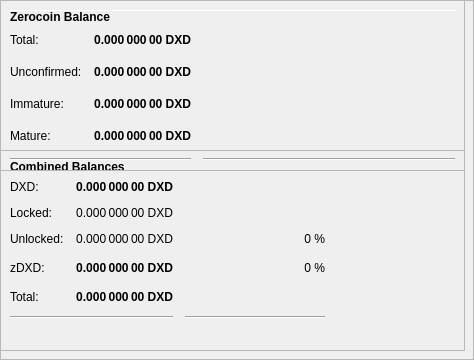
        <widget class="QFrame" name="frameObfuscation">
         <property name="minimumSize">
          <size>
           <width>0</width>
           <height>350</height>
          </size>
         </property>
         <property name="layoutDirection">
          <enum>Qt::LeftToRight</enum>
         </property>
         <property name="frameShape">
          <enum>QFrame::StyledPanel</enum>
         </property>
         <property name="frameShadow">
          <enum>QFrame::Raised</enum>
         </property>
         <widget class="QPushButton" name="runAutoDenom">
          <property name="geometry">
           <rect>
            <x>251</x>
            <y>17</y>
            <width>1</width>
            <height>1</height>
           </rect>
          </property>
          <property name="palette">
           <palette>
            <active>
             <colorrole role="WindowText">
              <brush brushstyle="SolidPattern">
               <color alpha="255">
                <red>0</red>
                <green>0</green>
                <blue>0</blue>
               </color>
              </brush>
             </colorrole>
             <colorrole role="Button">
              <brush brushstyle="SolidPattern">
               <color alpha="255">
                <red>239</red>
                <green>238</green>
                <blue>238</blue>
               </color>
              </brush>
             </colorrole>
             <colorrole role="Light">
              <brush brushstyle="SolidPattern">
               <color alpha="255">
                <red>255</red>
                <green>255</green>
                <blue>255</blue>
               </color>
              </brush>
             </colorrole>
             <colorrole role="Midlight">
              <brush brushstyle="SolidPattern">
               <color alpha="255">
                <red>247</red>
                <green>246</green>
                <blue>246</blue>
               </color>
              </brush>
             </colorrole>
             <colorrole role="Dark">
              <brush brushstyle="SolidPattern">
               <color alpha="255">
                <red>119</red>
                <green>119</green>
                <blue>119</blue>
               </color>
              </brush>
             </colorrole>
             <colorrole role="Mid">
              <brush brushstyle="SolidPattern">
               <color alpha="255">
                <red>159</red>
                <green>159</green>
                <blue>159</blue>
               </color>
              </brush>
             </colorrole>
             <colorrole role="Text">
              <brush brushstyle="SolidPattern">
               <color alpha="255">
                <red>0</red>
                <green>0</green>
                <blue>0</blue>
               </color>
              </brush>
             </colorrole>
             <colorrole role="BrightText">
              <brush brushstyle="SolidPattern">
               <color alpha="255">
                <red>255</red>
                <green>255</green>
                <blue>255</blue>
               </color>
              </brush>
             </colorrole>
             <colorrole role="ButtonText">
              <brush brushstyle="SolidPattern">
               <color alpha="255">
                <red>0</red>
                <green>0</green>
                <blue>0</blue>
               </color>
              </brush>
             </colorrole>
             <colorrole role="Base">
              <brush brushstyle="SolidPattern">
               <color alpha="255">
                <red>255</red>
                <green>255</green>
                <blue>255</blue>
               </color>
              </brush>
             </colorrole>
             <colorrole role="Window">
              <brush brushstyle="SolidPattern">
               <color alpha="255">
                <red>239</red>
                <green>238</green>
                <blue>238</blue>
               </color>
              </brush>
             </colorrole>
             <colorrole role="Shadow">
              <brush brushstyle="SolidPattern">
               <color alpha="255">
                <red>0</red>
                <green>0</green>
                <blue>0</blue>
               </color>
              </brush>
             </colorrole>
             <colorrole role="AlternateBase">
              <brush brushstyle="SolidPattern">
               <color alpha="255">
                <red>247</red>
                <green>246</green>
                <blue>246</blue>
               </color>
              </brush>
             </colorrole>
             <colorrole role="ToolTipBase">
              <brush brushstyle="SolidPattern">
               <color alpha="255">
                <red>255</red>
                <green>255</green>
                <blue>220</blue>
               </color>
              </brush>
             </colorrole>
             <colorrole role="ToolTipText">
              <brush brushstyle="SolidPattern">
               <color alpha="255">
                <red>0</red>
                <green>0</green>
                <blue>0</blue>
               </color>
              </brush>
             </colorrole>
            </active>
            <inactive>
             <colorrole role="WindowText">
              <brush brushstyle="SolidPattern">
               <color alpha="255">
                <red>0</red>
                <green>0</green>
                <blue>0</blue>
               </color>
              </brush>
             </colorrole>
             <colorrole role="Button">
              <brush brushstyle="SolidPattern">
               <color alpha="255">
                <red>239</red>
                <green>238</green>
                <blue>238</blue>
               </color>
              </brush>
             </colorrole>
             <colorrole role="Light">
              <brush brushstyle="SolidPattern">
               <color alpha="255">
                <red>255</red>
                <green>255</green>
                <blue>255</blue>
               </color>
              </brush>
             </colorrole>
             <colorrole role="Midlight">
              <brush brushstyle="SolidPattern">
               <color alpha="255">
                <red>247</red>
                <green>246</green>
                <blue>246</blue>
               </color>
              </brush>
             </colorrole>
             <colorrole role="Dark">
              <brush brushstyle="SolidPattern">
               <color alpha="255">
                <red>119</red>
                <green>119</green>
                <blue>119</blue>
               </color>
              </brush>
             </colorrole>
             <colorrole role="Mid">
              <brush brushstyle="SolidPattern">
               <color alpha="255">
                <red>159</red>
                <green>159</green>
                <blue>159</blue>
               </color>
              </brush>
             </colorrole>
             <colorrole role="Text">
              <brush brushstyle="SolidPattern">
               <color alpha="255">
                <red>0</red>
                <green>0</green>
                <blue>0</blue>
               </color>
              </brush>
             </colorrole>
             <colorrole role="BrightText">
              <brush brushstyle="SolidPattern">
               <color alpha="255">
                <red>255</red>
                <green>255</green>
                <blue>255</blue>
               </color>
              </brush>
             </colorrole>
             <colorrole role="ButtonText">
              <brush brushstyle="SolidPattern">
               <color alpha="255">
                <red>0</red>
                <green>0</green>
                <blue>0</blue>
               </color>
              </brush>
             </colorrole>
             <colorrole role="Base">
              <brush brushstyle="SolidPattern">
               <color alpha="255">
                <red>255</red>
                <green>255</green>
                <blue>255</blue>
               </color>
              </brush>
             </colorrole>
             <colorrole role="Window">
              <brush brushstyle="SolidPattern">
               <color alpha="255">
                <red>239</red>
                <green>238</green>
                <blue>238</blue>
               </color>
              </brush>
             </colorrole>
             <colorrole role="Shadow">
              <brush brushstyle="SolidPattern">
               <color alpha="255">
                <red>0</red>
                <green>0</green>
                <blue>0</blue>
               </color>
              </brush>
             </colorrole>
             <colorrole role="AlternateBase">
              <brush brushstyle="SolidPattern">
               <color alpha="255">
                <red>247</red>
                <green>246</green>
                <blue>246</blue>
               </color>
              </brush>
             </colorrole>
             <colorrole role="ToolTipBase">
              <brush brushstyle="SolidPattern">
               <color alpha="255">
                <red>255</red>
                <green>255</green>
                <blue>220</blue>
               </color>
              </brush>
             </colorrole>
             <colorrole role="ToolTipText">
              <brush brushstyle="SolidPattern">
               <color alpha="255">
                <red>0</red>
                <green>0</green>
                <blue>0</blue>
               </color>
              </brush>
             </colorrole>
            </inactive>
            <disabled>
             <colorrole role="WindowText">
              <brush brushstyle="SolidPattern">
               <color alpha="255">
                <red>119</red>
                <green>119</green>
                <blue>119</blue>
               </color>
              </brush>
             </colorrole>
             <colorrole role="Button">
              <brush brushstyle="SolidPattern">
               <color alpha="255">
                <red>239</red>
                <green>238</green>
                <blue>238</blue>
               </color>
              </brush>
             </colorrole>
             <colorrole role="Light">
              <brush brushstyle="SolidPattern">
               <color alpha="255">
                <red>255</red>
                <green>255</green>
                <blue>255</blue>
               </color>
              </brush>
             </colorrole>
             <colorrole role="Midlight">
              <brush brushstyle="SolidPattern">
               <color alpha="255">
                <red>247</red>
                <green>246</green>
                <blue>246</blue>
               </color>
              </brush>
             </colorrole>
             <colorrole role="Dark">
              <brush brushstyle="SolidPattern">
               <color alpha="255">
                <red>119</red>
                <green>119</green>
                <blue>119</blue>
               </color>
              </brush>
             </colorrole>
             <colorrole role="Mid">
              <brush brushstyle="SolidPattern">
               <color alpha="255">
                <red>159</red>
                <green>159</green>
                <blue>159</blue>
               </color>
              </brush>
             </colorrole>
             <colorrole role="Text">
              <brush brushstyle="SolidPattern">
               <color alpha="255">
                <red>119</red>
                <green>119</green>
                <blue>119</blue>
               </color>
              </brush>
             </colorrole>
             <colorrole role="BrightText">
              <brush brushstyle="SolidPattern">
               <color alpha="255">
                <red>255</red>
                <green>255</green>
                <blue>255</blue>
               </color>
              </brush>
             </colorrole>
             <colorrole role="ButtonText">
              <brush brushstyle="SolidPattern">
               <color alpha="255">
                <red>119</red>
                <green>119</green>
                <blue>119</blue>
               </color>
              </brush>
             </colorrole>
             <colorrole role="Base">
              <brush brushstyle="SolidPattern">
               <color alpha="255">
                <red>239</red>
                <green>238</green>
                <blue>238</blue>
               </color>
              </brush>
             </colorrole>
             <colorrole role="Window">
              <brush brushstyle="SolidPattern">
               <color alpha="255">
                <red>239</red>
                <green>238</green>
                <blue>238</blue>
               </color>
              </brush>
             </colorrole>
             <colorrole role="Shadow">
              <brush brushstyle="SolidPattern">
               <color alpha="255">
                <red>0</red>
                <green>0</green>
                <blue>0</blue>
               </color>
              </brush>
             </colorrole>
             <colorrole role="AlternateBase">
              <brush brushstyle="SolidPattern">
               <color alpha="255">
                <red>239</red>
                <green>238</green>
                <blue>238</blue>
               </color>
              </brush>
             </colorrole>
             <colorrole role="ToolTipBase">
              <brush brushstyle="SolidPattern">
               <color alpha="255">
                <red>255</red>
                <green>255</green>
                <blue>220</blue>
               </color>
              </brush>
             </colorrole>
             <colorrole role="ToolTipText">
              <brush brushstyle="SolidPattern">
               <color alpha="255">
                <red>0</red>
                <green>0</green>
                <blue>0</blue>
               </color>
              </brush>
             </colorrole>
            </disabled>
           </palette>
          </property>
          <property name="focusPolicy">
           <enum>Qt::NoFocus</enum>
          </property>
          <property name="autoFillBackground">
           <bool>true</bool>
          </property>
          <property name="text">
           <string/>
          </property>
          <property name="flat">
           <bool>true</bool>
          </property>
         </widget>
         <widget class="Line" name="line">
          <property name="geometry">
           <rect>
            <x>7</x>
            <y>10</y>
            <width>451</width>
            <height>1</height>
           </rect>
          </property>
          <property name="orientation">
           <enum>Qt::Horizontal</enum>
          </property>
         </widget>
         <widget class="QFrame" name="frame_3">
          <property name="geometry">
           <rect>
            <x>0</x>
            <y>150</y>
            <width>465</width>
            <height>201</height>
           </rect>
          </property>
          <property name="frameShape">
           <enum>QFrame::StyledPanel</enum>
          </property>
          <property name="frameShadow">
           <enum>QFrame::Raised</enum>
          </property>
          <layout class="QVBoxLayout" name="verticalLayout_5">
           <item>
            <layout class="QHBoxLayout" name="horizontalLayout_5" stretch="0">
             <item>
              <widget class="QLabel" name="label_5z">
               <property name="maximumSize">
                <size>
                 <width>16777215</width>
                 <height>20</height>
                </size>
               </property>
               <property name="font">
                <font>
                 <weight>75</weight>
                 <bold>true</bold>
                </font>
               </property>
               <property name="toolTip">
                <string>Combined Balances (including unconfirmed and immature coins)</string>
               </property>
               <property name="text">
                <string>&lt;html&gt;&lt;head/&gt;&lt;body&gt;&lt;p&gt;Combined Balances&lt;/p&gt;&lt;/body&gt;&lt;/html&gt;</string>
               </property>
              </widget>
             </item>
            </layout>
           </item>
           <item>
            <layout class="QGridLayout" name="gridLayout_3">
             <property name="spacing">
              <number>12</number>
             </property>
             <item row="7" column="0" colspan="2">
              <widget class="Line" name="lineSpendableBalance_3">
               <property name="orientation">
                <enum>Qt::Horizontal</enum>
               </property>
              </widget>
             </item>
             <item row="7" column="2">
              <widget class="Line" name="lineWatchBalance_3">
               <property name="sizePolicy">
                <sizepolicy hsizetype="Preferred" vsizetype="Fixed">
                 <horstretch>0</horstretch>
                 <verstretch>0</verstretch>
                </sizepolicy>
               </property>
               <property name="minimumSize">
                <size>
                 <width>140</width>
                 <height>0</height>
                </size>
               </property>
               <property name="orientation">
                <enum>Qt::Horizontal</enum>
               </property>
              </widget>
             </item>
             <item row="4" column="1">
              <widget class="QLabel" name="labelzBalancez">
               <property name="font">
                <font>
                 <weight>75</weight>
                 <bold>true</bold>
                </font>
               </property>
               <property name="cursor">
                <cursorShape>IBeamCursor</cursorShape>
               </property>
               <property name="toolTip">
                <string>Total of transactions that have yet to be confirmed, and do not yet count toward the spendable balance</string>
               </property>
               <property name="text">
                <string notr="true">0.000 000 00 DXD</string>
               </property>
               <property name="alignment">
                <set>Qt::AlignRight|Qt::AlignTrailing|Qt::AlignVCenter</set>
               </property>
               <property name="textInteractionFlags">
                <set>Qt::LinksAccessibleByMouse|Qt::TextSelectableByKeyboard|Qt::TextSelectableByMouse</set>
               </property>
              </widget>
             </item>
             <item row="6" column="1">
              <widget class="QLabel" name="labelTotalz">
               <property name="font">
                <font>
                 <weight>75</weight>
                 <bold>true</bold>
                </font>
               </property>
               <property name="cursor">
                <cursorShape>IBeamCursor</cursorShape>
               </property>
               <property name="toolTip">
                <string>Total Balance, including unconfirmed and immature coins.</string>
               </property>
               <property name="text">
                <string notr="true">0.000 000 00 DXD</string>
               </property>
               <property name="alignment">
                <set>Qt::AlignRight|Qt::AlignTrailing|Qt::AlignVCenter</set>
               </property>
               <property name="textInteractionFlags">
                <set>Qt::LinksAccessibleByMouse|Qt::TextSelectableByKeyboard|Qt::TextSelectableByMouse</set>
               </property>
              </widget>
             </item>
             <item row="4" column="3">
              <spacer name="horizontalSpacer_6">
               <property name="orientation">
                <enum>Qt::Horizontal</enum>
               </property>
               <property name="sizeHint" stdset="0">
                <size>
                 <width>40</width>
                 <height>20</height>
                </size>
               </property>
              </spacer>
             </item>
             <item row="6" column="0">
              <widget class="QLabel" name="labelTotalTextz">
               <property name="text">
                <string>Total:</string>
               </property>
              </widget>
             </item>
             <item row="1" column="0">
              <widget class="QLabel" name="labelBalanceTextz">
               <property name="text">
                <string>DXD:</string>
               </property>
              </widget>
             </item>
             <item row="1" column="1">
              <widget class="QLabel" name="labelBalancez">
               <property name="font">
                <font>
                 <weight>75</weight>
                 <bold>true</bold>
                </font>
               </property>
               <property name="cursor">
                <cursorShape>IBeamCursor</cursorShape>
               </property>
               <property name="toolTip">
                <string>Your current spendable balance</string>
               </property>
               <property name="text">
                <string notr="true">0.000 000 00 DXD</string>
               </property>
               <property name="alignment">
                <set>Qt::AlignRight|Qt::AlignTrailing|Qt::AlignVCenter</set>
               </property>
               <property name="textInteractionFlags">
                <set>Qt::LinksAccessibleByMouse|Qt::TextSelectableByKeyboard|Qt::TextSelectableByMouse</set>
               </property>
              </widget>
             </item>
             <item row="4" column="0">
              <widget class="QLabel" name="labelzBalanceTextz">
               <property name="toolTip">
                <string/>
               </property>
               <property name="text">
                <string>zDXD:</string>
               </property>
              </widget>
             </item>
             <item row="4" column="2">
              <widget class="QLabel" name="labelzDXDPercent">
               <property name="toolTip">
                <string>Current percentage of zDXD.
If AutoMint is enabled this percentage will settle around the configured AutoMint percentage (default = 10%)</string>
               </property>
               <property name="text">
                <string>0 %</string>
               </property>
               <property name="alignment">
                <set>Qt::AlignRight|Qt::AlignTrailing|Qt::AlignVCenter</set>
               </property>
              </widget>
             </item>
             <item row="6" column="2">
              <widget class="QLabel" name="label100Percent">
               <property name="text">
                <string/>
               </property>
               <property name="alignment">
                <set>Qt::AlignRight|Qt::AlignTrailing|Qt::AlignVCenter</set>
               </property>
              </widget>
             </item>
             <item row="2" column="1">
              <widget class="QLabel" name="labelLockedBalance">
               <property name="toolTip">
                <string>Locked DXD or Masternode collaterals. These are excluded from zDXD minting.</string>
               </property>
               <property name="text">
                <string>0.000 000 00 DXD</string>
               </property>
               <property name="alignment">
                <set>Qt::AlignRight|Qt::AlignTrailing|Qt::AlignVCenter</set>
               </property>
              </widget>
             </item>
             <item row="2" column="0">
              <widget class="QLabel" name="labelLockedBalanceText">
               <property name="toolTip">
                <string>Locked DXD or Masternode collaterals. These are excluded from zDXD minting.</string>
               </property>
               <property name="text">
                <string>Locked:</string>
               </property>
              </widget>
             </item>
             <item row="3" column="0">
              <widget class="QLabel" name="labelUnLockedBalanceText">
               <property name="toolTip">
                <string>Unlocked DXDs. These can be used for zDXD minting.</string>
               </property>
               <property name="text">
                <string>Unlocked:</string>
               </property>
              </widget>
             </item>
             <item row="3" column="1">
              <widget class="QLabel" name="labelUnLockedBalance">
               <property name="toolTip">
                <string>Unlocked DXDs. These can be used for zDXD minting.</string>
               </property>
               <property name="text">
                <string>0.000 000 00 DXD</string>
               </property>
               <property name="alignment">
                <set>Qt::AlignRight|Qt::AlignTrailing|Qt::AlignVCenter</set>
               </property>
              </widget>
             </item>
             <item row="3" column="2">
              <widget class="QLabel" name="labelDXDPercent">
               <property name="text">
                <string>0 %</string>
               </property>
               <property name="alignment">
                <set>Qt::AlignRight|Qt::AlignTrailing|Qt::AlignVCenter</set>
               </property>
              </widget>
             </item>
            </layout>
           </item>
           <item>
            <spacer name="verticalSpacer">
             <property name="orientation">
              <enum>Qt::Vertical</enum>
             </property>
             <property name="sizeHint" stdset="0">
              <size>
               <width>20</width>
               <height>40</height>
              </size>
             </property>
            </spacer>
           </item>
          </layout>
         </widget>
         <widget class="QFrame" name="frame_4">
          <property name="geometry">
           <rect>
            <x>0</x>
            <y>0</y>
            <width>465</width>
            <height>171</height>
           </rect>
          </property>
          <property name="frameShape">
           <enum>QFrame::StyledPanel</enum>
          </property>
          <property name="frameShadow">
           <enum>QFrame::Raised</enum>
          </property>
          <layout class="QVBoxLayout" name="verticalLayout_7">
           <item>
            <layout class="QHBoxLayout" name="horizontalLayout_8" stretch="0">
             <item>
              <widget class="QLabel" name="label_5z_3">
               <property name="maximumSize">
                <size>
                 <width>16777215</width>
                 <height>20</height>
                </size>
               </property>
               <property name="font">
                <font>
                 <weight>75</weight>
                 <bold>true</bold>
                </font>
               </property>
               <property name="text">
                <string>Zerocoin Balance</string>
               </property>
              </widget>
             </item>
            </layout>
           </item>
           <item>
            <layout class="QGridLayout" name="gridLayout_5">
             <property name="spacing">
              <number>12</number>
             </property>
             <item row="4" column="0">
              <widget class="QLabel" name="labelzBalanceMatureText">
               <property name="toolTip">
                <string>Mature: more than 20 confirmation and more than 3 mints of the same denomination after it was minted.
These zDXD are spendable.</string>
               </property>
               <property name="text">
                <string>Mature:</string>
               </property>
              </widget>
             </item>
             <item row="5" column="0" colspan="2">
              <widget class="Line" name="lineSpendableBalance_5">
               <property name="orientation">
                <enum>Qt::Horizontal</enum>
               </property>
              </widget>
             </item>
             <item row="1" column="1">
              <widget class="QLabel" name="labelzBalance">
               <property name="font">
                <font>
                 <weight>75</weight>
                 <bold>true</bold>
                </font>
               </property>
               <property name="cursor">
                <cursorShape>IBeamCursor</cursorShape>
               </property>
               <property name="toolTip">
                <string>All available zDXD, unconfirmed and immature zDXD included.</string>
               </property>
               <property name="text">
                <string notr="true">0.000 000 00 DXD</string>
               </property>
               <property name="alignment">
                <set>Qt::AlignRight|Qt::AlignTrailing|Qt::AlignVCenter</set>
               </property>
               <property name="textInteractionFlags">
                <set>Qt::LinksAccessibleByMouse|Qt::TextSelectableByKeyboard|Qt::TextSelectableByMouse</set>
               </property>
              </widget>
             </item>
             <item row="5" column="2">
              <widget class="Line" name="lineWatchBalance_5">
               <property name="sizePolicy">
                <sizepolicy hsizetype="Preferred" vsizetype="Fixed">
                 <horstretch>0</horstretch>
                 <verstretch>0</verstretch>
                </sizepolicy>
               </property>
               <property name="minimumSize">
                <size>
                 <width>140</width>
                 <height>0</height>
                </size>
               </property>
               <property name="orientation">
                <enum>Qt::Horizontal</enum>
               </property>
              </widget>
             </item>
             <item row="1" column="0">
              <widget class="QLabel" name="labelzBalanceText">
               <property name="toolTip">
                <string>All available zDXD, unconfirmed and immature zDXD included.</string>
               </property>
               <property name="text">
                <string>Total:</string>
               </property>
              </widget>
             </item>
             <item row="1" column="2">
              <spacer name="horizontalSpacer_8">
               <property name="orientation">
                <enum>Qt::Horizontal</enum>
               </property>
               <property name="sizeHint" stdset="0">
                <size>
                 <width>40</width>
                 <height>20</height>
                </size>
               </property>
              </spacer>
             </item>
             <item row="4" column="2">
              <spacer name="horizontalSpacer_4">
               <property name="orientation">
                <enum>Qt::Horizontal</enum>
               </property>
               <property name="sizeHint" stdset="0">
                <size>
                 <width>40</width>
                 <height>20</height>
                </size>
               </property>
              </spacer>
             </item>
             <item row="4" column="1">
              <widget class="QLabel" name="labelzBalanceMature">
               <property name="font">
                <font>
                 <weight>75</weight>
                 <bold>true</bold>
                </font>
               </property>
               <property name="toolTip">
                <string>Mature: more than 20 confirmation and more than 3 mints of the same denomination after it was minted.
These zDXD are spendable.</string>
               </property>
               <property name="text">
                <string>0.000 000 00 DXD</string>
               </property>
               <property name="alignment">
                <set>Qt::AlignRight|Qt::AlignTrailing|Qt::AlignVCenter</set>
               </property>
              </widget>
             </item>
             <item row="2" column="0">
              <widget class="QLabel" name="labelzBalanceUnconfirmedText">
               <property name="toolTip">
                <string>Unconfirmed: less than 20 confirmations
Immature: confirmed, but less than 3 mints of the same denomination after it was minted</string>
               </property>
               <property name="text">
                <string>Unconfirmed:</string>
               </property>
              </widget>
             </item>
             <item row="2" column="1">
              <widget class="QLabel" name="labelzBalanceUnconfirmed">
               <property name="font">
                <font>
                 <weight>75</weight>
                 <bold>true</bold>
                </font>
               </property>
               <property name="toolTip">
                <string>Unconfirmed: less than 20 confirmations
Immature: confirmed, but less than 3 mints of the same denomination after it was minted</string>
               </property>
               <property name="text">
                <string>0.000 000 00 DXD</string>
               </property>
               <property name="alignment">
                <set>Qt::AlignRight|Qt::AlignTrailing|Qt::AlignVCenter</set>
               </property>
              </widget>
             </item>
             <item row="2" column="2">
              <spacer name="horizontalSpacer_5">
               <property name="orientation">
                <enum>Qt::Horizontal</enum>
               </property>
               <property name="sizeHint" stdset="0">
                <size>
                 <width>40</width>
                 <height>20</height>
                </size>
               </property>
              </spacer>
             </item>
             <item row="3" column="0">
              <widget class="QLabel" name="labelzBalanceImmatureText">
               <property name="toolTip">
                <string>Unconfirmed: less than 20 confirmations
Immature: confirmed, but less than 3 mints of the same denomination after it was minted</string>
               </property>
               <property name="text">
                <string>Immature:</string>
               </property>
              </widget>
             </item>
             <item row="3" column="1">
              <widget class="QLabel" name="labelzBalanceImmature">
               <property name="font">
                <font>
                 <weight>75</weight>
                 <bold>true</bold>
                </font>
               </property>
               <property name="toolTip">
                <string>Unconfirmed: less than 20 confirmations
Immature: confirmed, but less than 3 mints of the same denomination after it was minted</string>
               </property>
               <property name="text">
                <string>0.000 000 00 DXD</string>
               </property>
               <property name="alignment">
                <set>Qt::AlignRight|Qt::AlignTrailing|Qt::AlignVCenter</set>
               </property>
              </widget>
             </item>
             <item row="3" column="2">
              <spacer name="horizontalSpacer_7">
               <property name="orientation">
                <enum>Qt::Horizontal</enum>
               </property>
               <property name="sizeHint" stdset="0">
                <size>
                 <width>40</width>
                 <height>20</height>
                </size>
               </property>
              </spacer>
             </item>
            </layout>
           </item>
          </layout>
         </widget>
        </widget>
